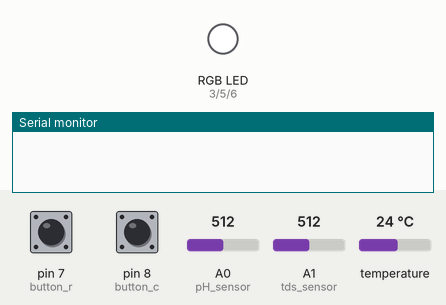
Simulated run of this sketch. Board: Arduino Nano, built with avr-gcc and run on an emulated ATmega328P. Parts: an RGB LED mixed from three pins (HIGH = lit), the last lines printed to the serial monitor. Dashed ring = blinking. Inputs (shaded band) come from the test bench; at power-on: pin 7 (button_r) HIGH, pin 8 (button_c) HIGH, A0 (pH_sensor) = 512, A1 (tds_sensor) = 512, temperature 24 °C.

Above: at 1.2 s.
1.3 s: pin 7 (button_r) pulled LOW for 1 s
At 4.1 s:
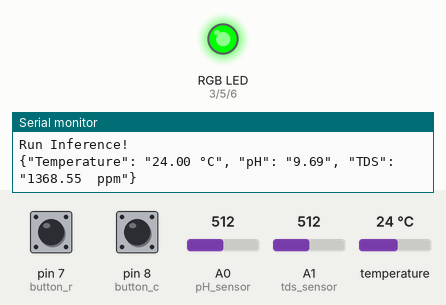
9.4 s: pin 8 (button_c) pulled LOW for 3.2 s
At 10.7 s:
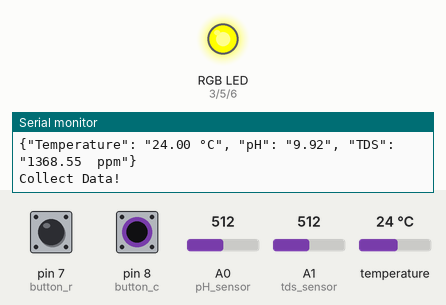
14.6 s: pin 7 (button_r) pulled LOW for 3.2 s
At 16.6 s:
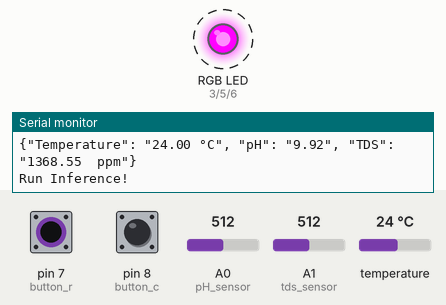
Timing chart, 0 to 25.9 s (numbered marks = the images above; inputs shaded):
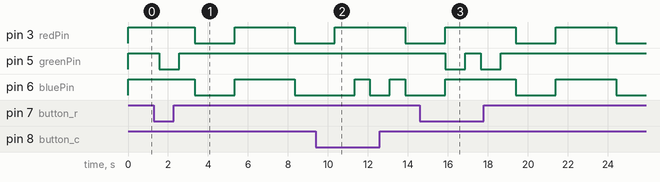

Measured:
- after the input at 1.3 s, pin 5 (greenPin): HIGH → LOW after 0.27 s, → HIGH 1.0 s later
- after the input at 14.6 s, pin 5 (greenPin): alternates HIGH for 0.77 s and LOW for 1.0 s, 4 changes in all, then stays HIGH, starting after 1.3 s

The sketch:

iot_deep_algae_bloom_detector_sensors.ino
```cpp
       /////////////////////////////////////////////
      //  IoT AI-assisted Deep Algae Bloom       //
     //      Detector w/ Blues Wireless         //
    //             ---------------             //
   //             (Arduino Nano)              //
  //             by Kutluhan Aktar           //
 //                                         //
/////////////////////////////////////////////

//
// Take deep algae images w/ a borescope, collect water quality data, train a model, and get informed of the results over WhatsApp via Notecard.
//
// For more information:
// https://www.theamplituhedron.com/projects/IoT_AI_assisted_Deep_Algae_Bloom_Detector_w_Blues_Wireless
//
//
// Connections
// Arduino Nano :
//                                DFRobot Analog pH Sensor Pro Kit
// A0   --------------------------- Signal
//                                DFRobot Analog TDS Sensor
// A1   --------------------------- Signal
//                                DS18B20 Waterproof Temperature Sensor
// D2   --------------------------- Data
//                                Keyes 10mm RGB LED Module (140C05)
// D3   --------------------------- R
// D5   --------------------------- G
// D6   --------------------------- B
//                                Control Button (R)
// D7   --------------------------- +
//                                Control Button (C)
// D8   --------------------------- +


// Include the required libraries.
#include <OneWire.h>
#include <DallasTemperature.h>

// Define the water quality sensor pins:
#define pH_sensor   A0
#define tds_sensor  A1

// Define the pH sensor settings:
#define pH_offset 0.21
#define pH_voltage 5
#define pH_voltage_calibration 0.96
#define pH_array_length 40
int pH_array_index = 0, pH_array[pH_array_length];

// Define the TDS sensor settings:
#define tds_voltage 5
#define tds_array_length 30
int tds_array[tds_array_length], tds_array_temp[tds_array_length];
int tds_array_index = -1;

// Define the DS18B20 waterproof temperature sensor settings:
#define ONE_WIRE_BUS 2
OneWire oneWire(ONE_WIRE_BUS);
DallasTemperature DS18B20(&oneWire);

// Define the RGB LED pins:
#define redPin     3
#define greenPin   5
#define bluePin    6

// Define the control button pins:
#define button_r   7
#define button_c   8

// Define the data holders:
float pH_value, pH_r_value, temperature, tds_value;
long timer = 0, r_timer = 0, t_timer = 0;

void setup(){
  // Initialize the hardware serial port (Serial) to communicate with Raspberry Pi via serial communication.
  Serial.begin(115200);

  // RGB:
  pinMode(redPin, OUTPUT);
  pinMode(greenPin, OUTPUT);
  pinMode(bluePin, OUTPUT);
  adjustColor(0,0,0);

  // Buttons:
  pinMode(button_r, INPUT_PULLUP);
  pinMode(button_c, INPUT_PULLUP);

  // Initialize the DS18B20 sensor.
  DS18B20.begin();

}

void loop(){
  if(millis() - timer > 20){
    // Calculate the pH measurement every 20 milliseconds.
    pH_array[pH_array_index++] = analogRead(pH_sensor);
    if(pH_array_index == pH_array_length) pH_array_index = 0;
    float pH_output = avr_arr(pH_array, pH_array_length) * pH_voltage / 1024;
    pH_value = 3.5 * pH_output + pH_offset;

    // Calculate the TDS measurement every 20 milliseconds.
    tds_array[tds_array_index++] = analogRead(tds_sensor);
    if(tds_array_index == tds_array_length) tds_array_index = 0;

    // Update the timer.
    timer = millis();
  }

  if(millis() - r_timer > 800){
    // Get the accurate pH measurement every 800 milliseconds.
    pH_r_value = pH_value + pH_voltage_calibration;
    //Serial.print("pH: "); Serial.println(pH_r_value);

    // Obtain the temperature measurement in Celsius.
    DS18B20.requestTemperatures();
    temperature = DS18B20.getTempCByIndex(0);
    //Serial.print("Temperature: "); Serial.print(temperature); Serial.println(" °C");

    // Get the accurate TDS measurement every 800 milliseconds.
    for(int i=0; i<tds_array_length; i++) tds_array_temp[i] = tds_array[i];
    float tds_average_voltage = getMedianNum(tds_array_temp, tds_array_length) * (float)tds_voltage / 1024.0;
    float compensationCoefficient = 1.0 + 0.02 * (temperature - 25.0);
    float compensatedVoltage = tds_average_voltage / compensationCoefficient;
    tds_value = (133.42*compensatedVoltage*compensatedVoltage*compensatedVoltage - 255.86*compensatedVoltage*compensatedVoltage + 857.39*compensatedVoltage)*0.5;
    //Serial.print("TDS: "); Serial.print(tds_value); Serial.println(" ppm\n\n");

    // Update the timer.
    r_timer = millis();
  }

  if(millis() - t_timer > 3000){
    // Every three seconds, transfer the collected water quality sensor measurements in the JSON format to Raspberry Pi via serial communication.
    String data = "{\"Temperature\": \"" + String(temperature) + " °C\", "
                  + "\"pH\": \"" + String(pH_r_value) + "\", "
                  + "\"TDS\": \"" + String(tds_value) + "  ppm\"}";
    Serial.println(data);

    adjustColor(255,0,255);
    delay(2000);
    adjustColor(0,0,0);

    // Update the timer.
    t_timer = millis();

  }

  // Send commands to Raspberry Pi via serial communication.
  if(!digitalRead(button_r)){ Serial.println("Run Inference!"); adjustColor(0,255,0); delay(1000); adjustColor(0,0,0); }
  if(!digitalRead(button_c)){ Serial.println("Collect Data!"); adjustColor(0,0,255); delay(1000); adjustColor(0,0,0); }
}

double avr_arr(int* arr, int number){
  int i, max, min;
  double avg;
  long amount=0;
  if(number<=0){ Serial.println("ORP Sensor Error: 0"); return 0; }
  if(number<5){
    for(i=0; i<number; i++){
      amount+=arr[i];
    }
    avg = amount/number;
    return avg;
  }else{
    if(arr[0]<arr[1]){ min = arr[0];max=arr[1]; }
    else{ min = arr[1]; max = arr[0]; }
    for(i=2; i<number; i++){
      if(arr[i]<min){ amount+=min; min=arr[i];}
      else{
        if(arr[i]>max){ amount+=max; max=arr[i]; }
        else{
          amount+=arr[i];
        }
      }
    }
    avg = (double)amount/(number-2);
  }
  return avg;
}

int getMedianNum(int bArray[], int iFilterLen){
  int bTab[iFilterLen];
  for (byte i = 0; i<iFilterLen; i++) bTab[i] = bArray[i];
  int i, j, bTemp;
  for (j = 0; j < iFilterLen - 1; j++) {
    for (i = 0; i < iFilterLen - j - 1; i++){
      if (bTab[i] > bTab[i + 1]){
        bTemp = bTab[i];
        bTab[i] = bTab[i + 1];
        bTab[i + 1] = bTemp;
      }
    }
  }
  if ((iFilterLen & 1) > 0) bTemp = bTab[(iFilterLen - 1) / 2];
  else bTemp = (bTab[iFilterLen / 2] + bTab[iFilterLen / 2 - 1]) / 2;
  return bTemp;
}

void adjustColor(int r, int g, int b){
  analogWrite(redPin, (255-r));
  analogWrite(greenPin, (255-g));
  analogWrite(bluePin, (255-b));
}
```
